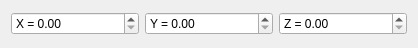
<?xml version="1.0" encoding="UTF-8"?>
<ui version="4.0">
 <class>Vec3Input</class>
 <widget class="QWidget" name="Vec3Input">
  <property name="geometry">
   <rect>
    <x>0</x>
    <y>0</y>
    <width>418</width>
    <height>48</height>
   </rect>
  </property>
  <property name="windowTitle">
   <string>Form</string>
  </property>
  <layout class="QGridLayout" name="gridLayout">
   <item row="1" column="1">
    <widget class="QDoubleSpinBox" name="yBox">
     <property name="prefix">
      <string notr="true">Y = </string>
     </property>
    </widget>
   </item>
   <item row="1" column="0">
    <widget class="QDoubleSpinBox" name="xBox">
     <property name="prefix">
      <string notr="true">X = </string>
     </property>
    </widget>
   </item>
   <item row="1" column="2">
    <widget class="QDoubleSpinBox" name="zBox">
     <property name="prefix">
      <string notr="true">Z = </string>
     </property>
    </widget>
   </item>
  </layout>
 </widget>
 <resources/>
 <connections/>
</ui>
